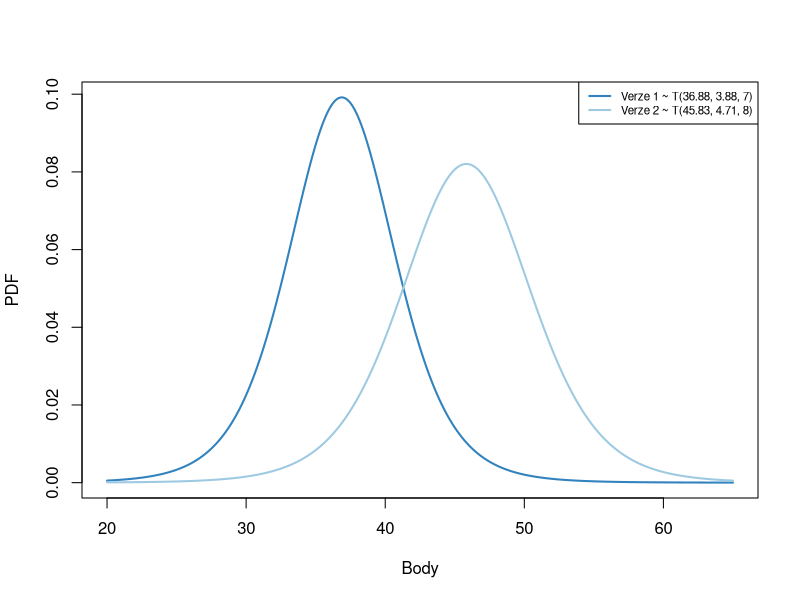
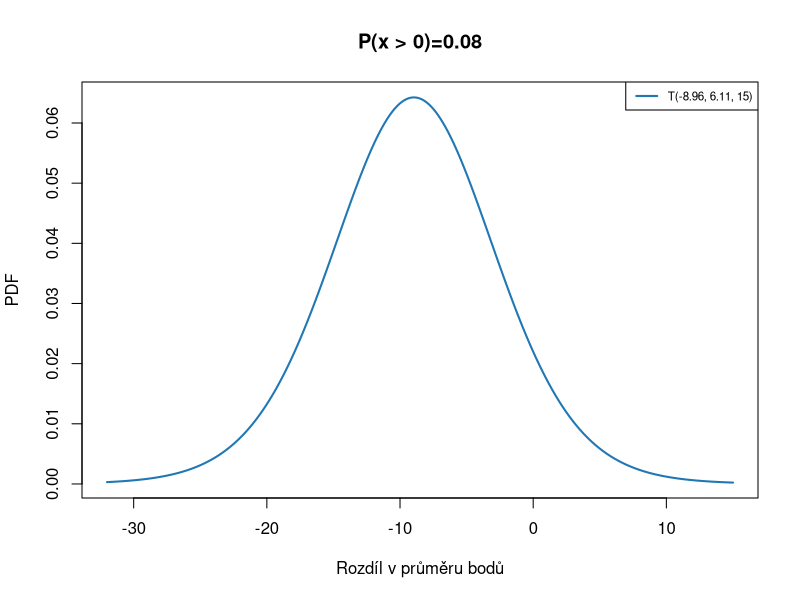

Recreate these plots in R, in order.
## ---- chunk 1
dats <- read.csv("../dats/test.csv", stringsAsFactors = TRUE)
summary(dats)
## ---- chunk 2
# vyvorime si funkci na vypocet smerodatne chyby odhadu
se <- function(x) {
  n <- length(x)
  sd(x) / sqrt(n)
}

# pro kazdou funkci vypocitame aggregate
vyber_stats <- sapply(c(length, mean, sd, se), function(f) aggregate(body ~ verze, FUN = f, data = dats)[, 2])
# pojmenujeme sloupce
colnames(vyber_stats) <- c("n", "mu", "sd", "se")

# zvolime x pro ktere budeme pocitat PDF
x <- seq(from = 20, to = 65, length.out = 1000)
# vypocitame PDF vyberoveho rozdeleni prumeru 1 podle zobecneneho t-rozdeleni
pdf_prumer_1 <- dt((x-vyber_stats[1, "mu"]) / 
                     vyber_stats[1, "se"], 
                   df = vyber_stats[1, "n"]-1) * 1/vyber_stats[1, "se"]
# vypocitame PDF vyberoveho rozdeleni prumeru 2 podle zobecneneho t-rozdeleni
pdf_prumer_2 <- dt((x-vyber_stats[2, "mu"]) / 
                     vyber_stats[2, "se"], 
                   df = vyber_stats[2, "n"]-1) * 1/vyber_stats[2, "se"]

# vytvorime barvy
cols <- rev(RColorBrewer::brewer.pal(3, name = "Blues"))

# zobrazime PDF
plot(x, pdf_prumer_1, 
     type = "l", lwd = 2,
     xlab = "Body",
     ylab = "PDF",
     col = cols[1],
     main = "")
lines(x, pdf_prumer_2, 
      type = "l", lwd = 2, col = cols[2])
# pridame legendu
legend("topright",
       legend = c(paste0("Verze 1 ~ T(", round(vyber_stats[1, "mu"], 2), ", ", 
                         round(vyber_stats[1, "se"], 2), ", ",vyber_stats[1, "n"]-1,")"),
                  paste0("Verze 2 ~ T(", round(vyber_stats[2, "mu"], 2), ", ", 
                         round(vyber_stats[2, "se"], 2), ", ", vyber_stats[2, "n"]-1, ")")),
       col = cols[1:2],
       lwd = c(2, 2),
       cex = 0.7)
## ---- chunk 3
prumer_d <- vyber_stats[1, "mu"] - vyber_stats[2, "mu"]
se_d <- sqrt(vyber_stats[1, "se"]^2 + vyber_stats[2, "se"]^2)
df <- vyber_stats[1, "n"] + vyber_stats[2, "n"] - 2

x <- seq(-32, 15, length.out = 1000)
pdf_d <- dt((x-prumer_d)/se_d, df = df) * 1/se_d
p_0 <- pt((0-prumer_d)/se_d, df = df, lower.tail = FALSE)

plot(x, pdf_d, 
     type = "l", lwd = 2,
     xlab = "Rozdíl v průměru bodů",
     ylab = "PDF",
     col = "#1f77b4",
     main = paste0("P(x > 0)=", round(p_0, 2)))

legend("topright",
       legend = paste0("T(", round(prumer_d, 2), ", ", 
                         round(se_d, 2), ", ",df,")"),
       col = "#1f77b4",
       lwd = 2,
       cex = 0.7)
